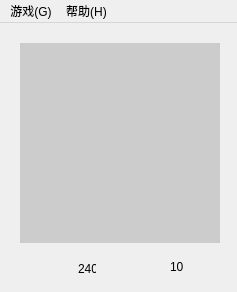
<?xml version="1.0" encoding="UTF-8"?>
<ui version="4.0">
 <class>MainWindow</class>
 <widget class="QMainWindow" name="MainWindow">
  <property name="geometry">
   <rect>
    <x>0</x>
    <y>0</y>
    <width>237</width>
    <height>292</height>
   </rect>
  </property>
  <property name="windowTitle">
   <string>扫雷</string>
  </property>
  <widget class="QWidget" name="centralwidget">
   <widget class="QWidget" name="widget" native="true">
    <property name="geometry">
     <rect>
      <x>20</x>
      <y>20</y>
      <width>200</width>
      <height>200</height>
     </rect>
    </property>
    <property name="styleSheet">
     <string notr="true">QWidget{
	background-color:#ccc
}</string>
    </property>
   </widget>
   <widget class="QLabel" name="label_timer">
    <property name="geometry">
     <rect>
      <x>34</x>
      <y>229</y>
      <width>30</width>
      <height>30</height>
     </rect>
    </property>
    <property name="text">
     <string/>
    </property>
    <property name="pixmap">
     <pixmap>../imgs/timer.png</pixmap>
    </property>
    <property name="scaledContents">
     <bool>true</bool>
    </property>
   </widget>
   <widget class="QLabel" name="label_time">
    <property name="geometry">
     <rect>
      <x>78</x>
      <y>236</y>
      <width>18</width>
      <height>20</height>
     </rect>
    </property>
    <property name="text">
     <string>240</string>
    </property>
   </widget>
   <widget class="QLabel" name="label_cnt">
    <property name="geometry">
     <rect>
      <x>170</x>
      <y>236</y>
      <width>16</width>
      <height>16</height>
     </rect>
    </property>
    <property name="text">
     <string>10</string>
    </property>
   </widget>
   <widget class="QLabel" name="label_4">
    <property name="enabled">
     <bool>true</bool>
    </property>
    <property name="geometry">
     <rect>
      <x>190</x>
      <y>231</y>
      <width>25</width>
      <height>25</height>
     </rect>
    </property>
    <property name="text">
     <string/>
    </property>
    <property name="pixmap">
     <pixmap>../imgs/lei.png</pixmap>
    </property>
    <property name="scaledContents">
     <bool>true</bool>
    </property>
   </widget>
  </widget>
  <widget class="QMenuBar" name="menubar">
   <property name="geometry">
    <rect>
     <x>0</x>
     <y>0</y>
     <width>237</width>
     <height>23</height>
    </rect>
   </property>
   <widget class="QMenu" name="menu_game">
    <property name="title">
     <string>游戏(G)</string>
    </property>
    <addaction name="actionnew_game"/>
    <addaction name="separator"/>
    <addaction name="actioncount"/>
    <addaction name="actionoptions"/>
    <addaction name="actionlook"/>
    <addaction name="separator"/>
    <addaction name="actionexit"/>
   </widget>
   <widget class="QMenu" name="menu_help">
    <property name="title">
     <string>帮助(H)</string>
    </property>
    <addaction name="actionshow_help"/>
    <addaction name="separator"/>
    <addaction name="actionabout_2"/>
    <addaction name="actionmore_game"/>
   </widget>
   <addaction name="menu_game"/>
   <addaction name="menu_help"/>
  </widget>
  <action name="actionnew_game">
   <property name="text">
    <string>新游戏(N)    F2</string>
   </property>
  </action>
  <action name="actioncount">
   <property name="text">
    <string>统计信息(S)  F4</string>
   </property>
  </action>
  <action name="actionoptions">
   <property name="text">
    <string>选项(O)  F5</string>
   </property>
  </action>
  <action name="actionlook">
   <property name="text">
    <string>更改外观(A)  F7</string>
   </property>
  </action>
  <action name="actionexit">
   <property name="text">
    <string>退出(X)</string>
   </property>
  </action>
  <action name="actionshow_help">
   <property name="text">
    <string>查看帮助(V)  F1</string>
   </property>
  </action>
  <action name="actionabout">
   <property name="text">
    <string>about</string>
   </property>
  </action>
  <action name="actionabout_2">
   <property name="text">
    <string>关于扫雷(A)</string>
   </property>
  </action>
  <action name="actionmore_game">
   <property name="text">
    <string>联机获得更多游戏(M)</string>
   </property>
  </action>
 </widget>
 <resources/>
 <connections/>
</ui>
